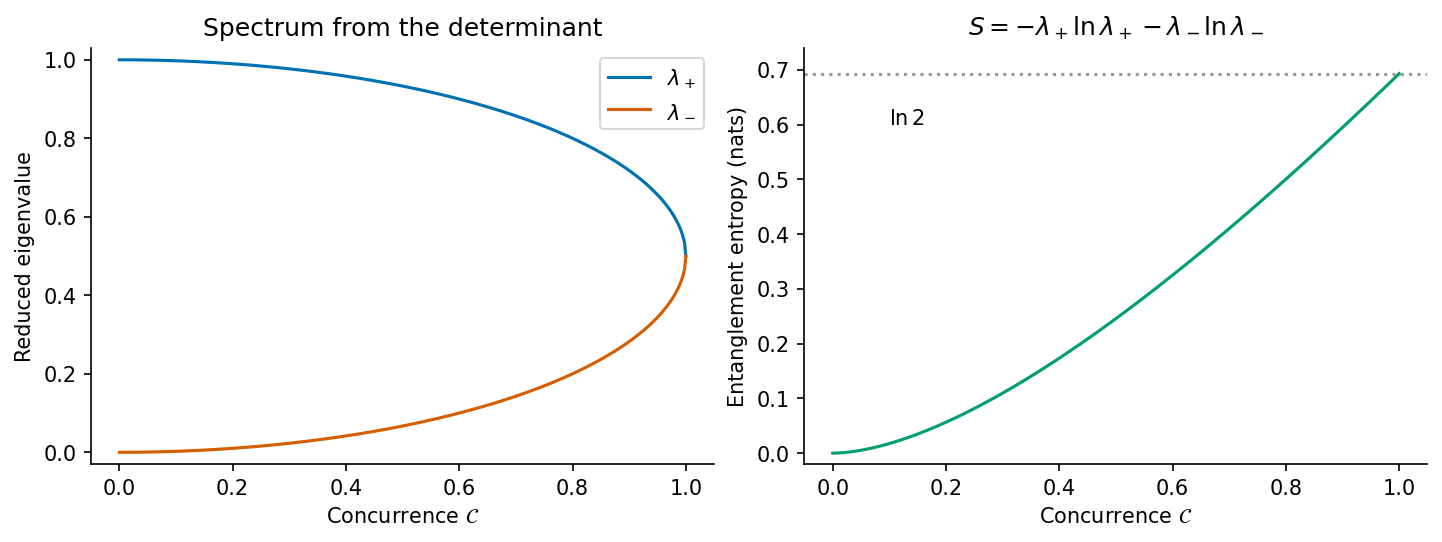

Python code for this plot:
"""Original explanatory figure. Render with the repository Makefile into mirrored _media."""
import matplotlib
matplotlib.use("Agg")
import matplotlib.pyplot as plt
import numpy as np
plt.rcParams.update({"font.size":10,"axes.spines.top":False,"axes.spines.right":False})
def finish(fig,name):
    fig.savefig(name+".png",dpi=150,bbox_inches="tight",facecolor="white")
    plt.close(fig)

C=np.linspace(0,1,501)
lp=(1+np.sqrt(1-C*C))/2
lm=1-lp
entropy=-(lp*np.log(np.maximum(lp,1e-300))+lm*np.log(np.maximum(lm,1e-300)))
fig,axs=plt.subplots(1,2,figsize=(9.5,3.5),layout="constrained")
axs[0].plot(C,lp,label=r"$\lambda_+$",color="#0072b2")
axs[0].plot(C,lm,label=r"$\lambda_-$",color="#d55e00")
axs[0].set(xlabel=r"Concurrence $\mathcal{C}$",ylabel="Reduced eigenvalue",title="Spectrum from the determinant",ylim=(-.03,1.03))
axs[0].legend()
axs[1].plot(C,entropy,color="#009e73")
axs[1].axhline(np.log(2),ls=":",color="#999999")
axs[1].set(xlabel=r"Concurrence $\mathcal{C}$",ylabel="Entanglement entropy (nats)",title=r"$S=-\lambda_+\ln\lambda_+-\lambda_-\ln\lambda_-$",ylim=(-.02,.74))
axs[1].annotate(r"$\ln 2$",xy=(.1,np.log(2)),xytext=(.1,.6))
finish(fig,"paper-1-concurrence-entropy")
